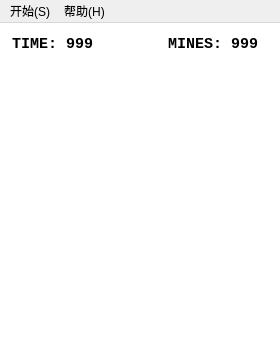
<?xml version="1.0" encoding="UTF-8"?>
<ui version="4.0">
 <class>MainWindow</class>
 <widget class="QMainWindow" name="MainWindow">
  <property name="geometry">
   <rect>
    <x>0</x>
    <y>0</y>
    <width>280</width>
    <height>348</height>
   </rect>
  </property>
  <property name="maximumSize">
   <size>
    <width>65536</width>
    <height>65536</height>
   </size>
  </property>
  <property name="font">
   <font>
    <family>Consolas</family>
    <pointsize>11</pointsize>
    <bold>true</bold>
   </font>
  </property>
  <property name="acceptDrops">
   <bool>false</bool>
  </property>
  <property name="windowTitle">
   <string>Mine Sweeper</string>
  </property>
  <property name="windowIcon">
   <iconset>
    <normaloff>:/Images/icon.ico</normaloff>:/Images/icon.ico</iconset>
  </property>
  <property name="styleSheet">
   <string notr="true"/>
  </property>
  <widget class="QWidget" name="pCentralWidget">
   <property name="styleSheet">
    <string notr="true">background-color: rgb(255, 255, 255);
color: rgb(0, 0, 0);</string>
   </property>
   <layout class="QVBoxLayout" name="pMainLayout">
    <property name="spacing">
     <number>0</number>
    </property>
    <property name="sizeConstraint">
     <enum>QLayout::SizeConstraint::SetDefaultConstraint</enum>
    </property>
    <property name="leftMargin">
     <number>0</number>
    </property>
    <property name="topMargin">
     <number>0</number>
    </property>
    <property name="rightMargin">
     <number>0</number>
    </property>
    <property name="bottomMargin">
     <number>0</number>
    </property>
    <item>
     <layout class="QHBoxLayout" name="pGameInfoLayout">
      <property name="spacing">
       <number>0</number>
      </property>
      <property name="sizeConstraint">
       <enum>QLayout::SizeConstraint::SetDefaultConstraint</enum>
      </property>
      <property name="leftMargin">
       <number>12</number>
      </property>
      <property name="rightMargin">
       <number>12</number>
      </property>
      <item>
       <widget class="QLabel" name="pTimeLabel">
        <property name="minimumSize">
         <size>
          <width>140</width>
          <height>42</height>
         </size>
        </property>
        <property name="maximumSize">
         <size>
          <width>16777215</width>
          <height>42</height>
         </size>
        </property>
        <property name="baseSize">
         <size>
          <width>0</width>
          <height>42</height>
         </size>
        </property>
        <property name="font">
         <font>
          <family>Consolas</family>
          <pointsize>11</pointsize>
          <bold>true</bold>
         </font>
        </property>
        <property name="layoutDirection">
         <enum>Qt::LayoutDirection::LeftToRight</enum>
        </property>
        <property name="text">
         <string>TIME: 999</string>
        </property>
       </widget>
      </item>
      <item>
       <widget class="QLabel" name="pMineLabel">
        <property name="minimumSize">
         <size>
          <width>100</width>
          <height>42</height>
         </size>
        </property>
        <property name="maximumSize">
         <size>
          <width>100</width>
          <height>42</height>
         </size>
        </property>
        <property name="baseSize">
         <size>
          <width>0</width>
          <height>42</height>
         </size>
        </property>
        <property name="font">
         <font>
          <family>Consolas</family>
          <pointsize>11</pointsize>
          <bold>true</bold>
         </font>
        </property>
        <property name="text">
         <string>MINES: 999</string>
        </property>
       </widget>
      </item>
     </layout>
    </item>
    <item>
     <widget class="SceneWidget" name="pSceneWidget" native="true">
      <property name="minimumSize">
       <size>
        <width>280</width>
        <height>280</height>
       </size>
      </property>
     </widget>
    </item>
   </layout>
  </widget>
  <widget class="QMenuBar" name="pMenuBar">
   <property name="geometry">
    <rect>
     <x>0</x>
     <y>0</y>
     <width>280</width>
     <height>24</height>
    </rect>
   </property>
   <property name="font">
    <font>
     <family>Microsoft YaHei UI</family>
     <pointsize>9</pointsize>
     <italic>false</italic>
     <bold>false</bold>
     <underline>false</underline>
     <strikeout>false</strikeout>
    </font>
   </property>
   <widget class="QMenu" name="pMenuStart">
    <property name="title">
     <string>开始(S)</string>
    </property>
    <addaction name="pActionLevel1"/>
    <addaction name="pActionLevel2"/>
    <addaction name="pActionLevel3"/>
    <addaction name="pActionCustom"/>
    <addaction name="separator"/>
    <addaction name="pActionPause"/>
    <addaction name="pActionRestart"/>
   </widget>
   <widget class="QMenu" name="pMenuHelp">
    <property name="title">
     <string>帮助(H)</string>
    </property>
    <addaction name="pActionRecord"/>
    <addaction name="separator"/>
    <addaction name="pActionAbout"/>
   </widget>
   <addaction name="pMenuStart"/>
   <addaction name="pMenuHelp"/>
  </widget>
  <action name="pActionLevel1">
   <property name="text">
    <string>初级(E)</string>
   </property>
  </action>
  <action name="pActionLevel2">
   <property name="text">
    <string>中级(N)</string>
   </property>
  </action>
  <action name="pActionLevel3">
   <property name="text">
    <string>高级(H)</string>
   </property>
  </action>
  <action name="pActionRestart">
   <property name="text">
    <string>重新开始(R)</string>
   </property>
  </action>
  <action name="pActionAbout">
   <property name="text">
    <string>关于(A)</string>
   </property>
  </action>
  <action name="pActionCustom">
   <property name="text">
    <string>自定义(C)</string>
   </property>
  </action>
  <action name="pActionRecord">
   <property name="text">
    <string>排行榜(R)</string>
   </property>
  </action>
  <action name="pActionPause">
   <property name="text">
    <string>暂停(P)</string>
   </property>
  </action>
 </widget>
 <customwidgets>
  <customwidget>
   <class>SceneWidget</class>
   <extends>QWidget</extends>
   <header>views/widgets/scenewidget.h</header>
   <container>1</container>
  </customwidget>
 </customwidgets>
 <resources/>
 <connections/>
</ui>
